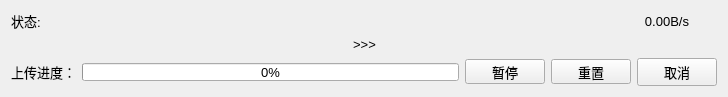
<?xml version="1.0" encoding="UTF-8"?>
<ui version="4.0">
 <class>UploadFileItem</class>
 <widget class="QFrame" name="UploadFileItem">
  <property name="geometry">
   <rect>
    <x>0</x>
    <y>0</y>
    <width>728</width>
    <height>95</height>
   </rect>
  </property>
  <property name="minimumSize">
   <size>
    <width>0</width>
    <height>0</height>
   </size>
  </property>
  <property name="maximumSize">
   <size>
    <width>16777215</width>
    <height>114</height>
   </size>
  </property>
  <property name="font">
   <font>
    <pointsize>10</pointsize>
   </font>
  </property>
  <property name="windowTitle">
   <string>Frame</string>
  </property>
  <layout class="QVBoxLayout" name="verticalLayout">
   <item>
    <layout class="QHBoxLayout" name="horizontalLayout">
     <item>
      <widget class="QLabel" name="label_3">
       <property name="maximumSize">
        <size>
         <width>35</width>
         <height>16777215</height>
        </size>
       </property>
       <property name="font">
        <font>
         <pointsize>10</pointsize>
        </font>
       </property>
       <property name="text">
        <string>状态: </string>
       </property>
       <property name="alignment">
        <set>Qt::AlignLeading|Qt::AlignLeft|Qt::AlignVCenter</set>
       </property>
      </widget>
     </item>
     <item>
      <widget class="QLabel" name="label_state">
       <property name="maximumSize">
        <size>
         <width>16777215</width>
         <height>24</height>
        </size>
       </property>
       <property name="font">
        <font>
         <pointsize>10</pointsize>
        </font>
       </property>
       <property name="text">
        <string/>
       </property>
       <property name="alignment">
        <set>Qt::AlignLeading|Qt::AlignLeft|Qt::AlignVCenter</set>
       </property>
      </widget>
     </item>
     <item>
      <widget class="QLabel" name="label_speed">
       <property name="maximumSize">
        <size>
         <width>100</width>
         <height>24</height>
        </size>
       </property>
       <property name="font">
        <font>
         <pointsize>10</pointsize>
        </font>
       </property>
       <property name="text">
        <string>0.00B/s</string>
       </property>
       <property name="alignment">
        <set>Qt::AlignCenter</set>
       </property>
      </widget>
     </item>
    </layout>
   </item>
   <item>
    <layout class="QHBoxLayout" name="horizontalLayout_3">
     <item>
      <widget class="QLabel" name="label_fileFrom">
       <property name="maximumSize">
        <size>
         <width>16777215</width>
         <height>25</height>
        </size>
       </property>
       <property name="text">
        <string/>
       </property>
      </widget>
     </item>
     <item>
      <widget class="QLabel" name="label_2">
       <property name="maximumSize">
        <size>
         <width>85</width>
         <height>16777215</height>
        </size>
       </property>
       <property name="text">
        <string>&gt;&gt;&gt;</string>
       </property>
       <property name="alignment">
        <set>Qt::AlignCenter</set>
       </property>
      </widget>
     </item>
     <item>
      <widget class="QLabel" name="label_name">
       <property name="maximumSize">
        <size>
         <width>16777215</width>
         <height>25</height>
        </size>
       </property>
       <property name="text">
        <string/>
       </property>
      </widget>
     </item>
    </layout>
   </item>
   <item>
    <layout class="QHBoxLayout" name="horizontalLayout_2">
     <item>
      <widget class="QLabel" name="label">
       <property name="maximumSize">
        <size>
         <width>16777215</width>
         <height>25</height>
        </size>
       </property>
       <property name="text">
        <string>上传进度：</string>
       </property>
      </widget>
     </item>
     <item>
      <widget class="QProgressBar" name="progressBar">
       <property name="maximumSize">
        <size>
         <width>16777215</width>
         <height>18</height>
        </size>
       </property>
       <property name="minimum">
        <number>0</number>
       </property>
       <property name="maximum">
        <number>100</number>
       </property>
       <property name="value">
        <number>0</number>
       </property>
      </widget>
     </item>
     <item>
      <widget class="QPushButton" name="pushButton_switch">
       <property name="maximumSize">
        <size>
         <width>16777215</width>
         <height>25</height>
        </size>
       </property>
       <property name="text">
        <string>暂停</string>
       </property>
      </widget>
     </item>
     <item>
      <widget class="QPushButton" name="pushButton_Reset">
       <property name="maximumSize">
        <size>
         <width>16777215</width>
         <height>25</height>
        </size>
       </property>
       <property name="text">
        <string>重置</string>
       </property>
      </widget>
     </item>
     <item>
      <widget class="QPushButton" name="pushButton_cancel">
       <property name="text">
        <string>取消</string>
       </property>
      </widget>
     </item>
    </layout>
   </item>
  </layout>
 </widget>
 <resources/>
 <connections/>
</ui>
